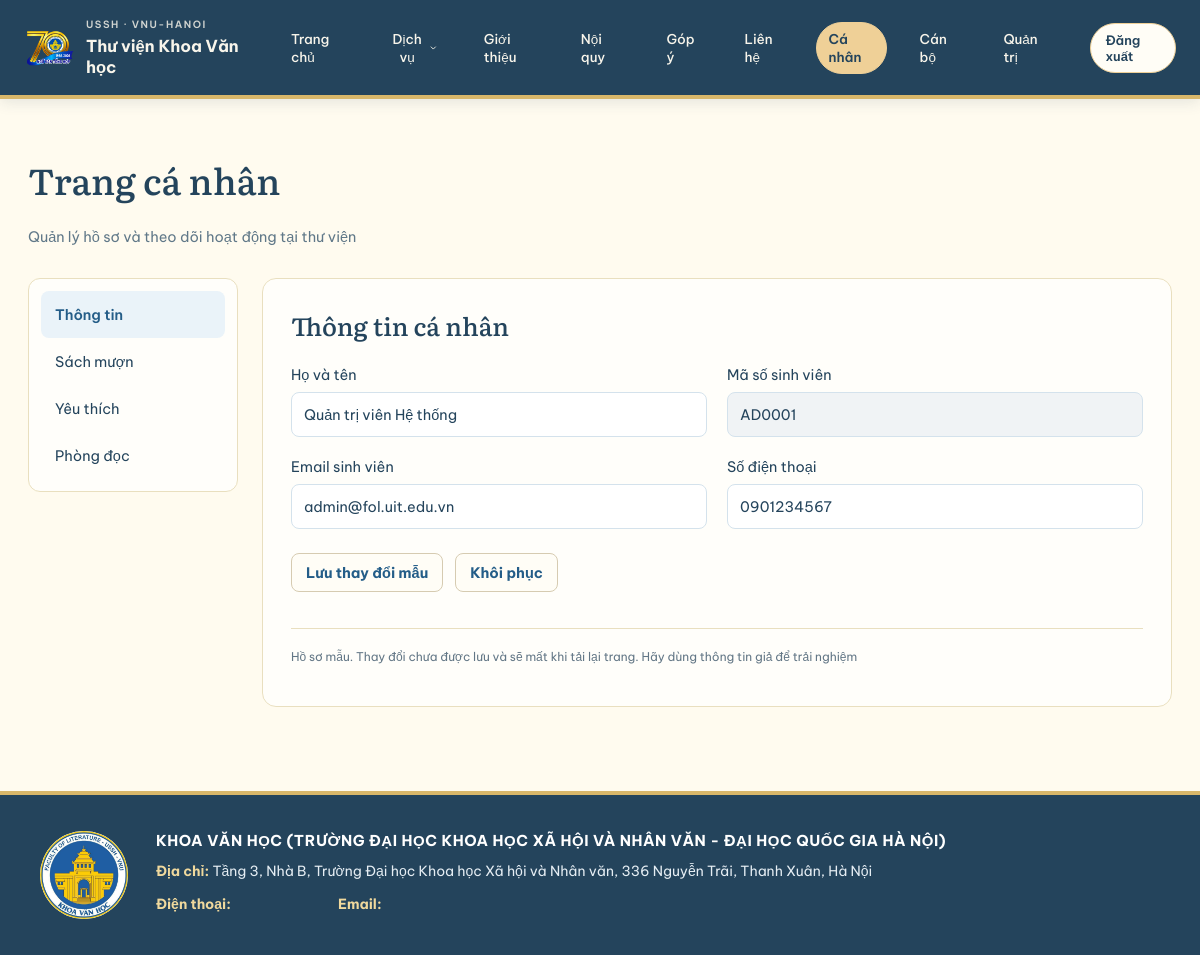
The app's page /profile (signed in) with its own data.
### tables this page shows
CREATE TABLE IF NOT EXISTS `tai_khoan` (
    `id_tai_khoan` INT AUTO_INCREMENT PRIMARY KEY,
    `id_vai_tro` INT NOT NULL,
    `email` VARCHAR(255) NOT NULL UNIQUE,
    `google_sub` VARCHAR(255) NULL UNIQUE COMMENT 'Dinh danh Google neu dang nhap Google',
    `mat_khau` VARCHAR(255) NULL COMMENT 'Password hash; NULL neu chi dung Google',
    `trang_thai` ENUM('ChoDuyet', 'HoatDong', 'Khoa') NOT NULL DEFAULT 'ChoDuyet',
    `created_at` DATETIME NOT NULL DEFAULT CURRENT_TIMESTAMP,
    `updated_at` DATETIME NULL DEFAULT CURRENT_TIMESTAMP ON UPDATE CURRENT_TIMESTAMP,
    CONSTRAINT `fk_1` FOREIGN KEY (`id_vai_tro`) REFERENCES `vai_tro` (`id_vai_tro`) ON DELETE NO ACTION ON UPDATE NO ACTION
);

CREATE TABLE IF NOT EXISTS `ho_so_nguoi_dung` (
    `id_ho_so` INT AUTO_INCREMENT PRIMARY KEY,
    `id_tai_khoan` INT NOT NULL UNIQUE,
    `mssv` VARCHAR(255) NOT NULL UNIQUE,
    `ho_ten` VARCHAR(100) NOT NULL,
    `id_lop` INT NOT NULL,
    `gioi_tinh` VARCHAR(255) NOT NULL,
    `ngay_sinh` DATE NOT NULL,
    `so_dien_thoai` VARCHAR(20) NOT NULL,
    `anh_dai_dien` VARCHAR(255) NULL COMMENT 'mặc định sẽ là 1 ảnh nào đấy',
    `anh_the_sv` VARCHAR(255) NULL COMMENT 'Đường dẫn file ảnh thẻ sinh viên đã nén WebP',
    `ngay_gui_duyet` DATETIME NULL COMMENT 'Thời điểm sinh viên gửi hồ sơ chờ duyệt',
    `ghi_chu_duyet` VARCHAR(255) NULL COMMENT 'Lý do từ chối hoặc ghi chú yêu cầu chụp lại thẻ',
    CONSTRAINT `fk_52` FOREIGN KEY (`id_tai_khoan`) REFERENCES `tai_khoan` (`id_tai_khoan`) ON DELETE CASCADE ON UPDATE CASCADE,
    CONSTRAINT `fk_44` FOREIGN KEY (`id_lop`) REFERENCES `id_lop` (`id_lop`) ON DELETE NO ACTION ON UPDATE NO ACTION
);

### resources/views/profile/index.php (the view, shortened to what the rows shown need)
<?php
$authUser = \App\Core\Session::getAuthUser();
$student = [
    'name' => $authUser['ho_ten'] ?? 'Sinh viên Văn khoa',
    'code' => $authUser['mssv'] ?? ('SV' . str_pad((string)($authUser['id_tai_khoan'] ?? 1), 6, '0', STR_PAD_LEFT)),
    'email' => $authUser['email'] ?? 'student@gm.uit.edu.vn',
    'phone' => $authUser['so_dien_thoai'] ?? '',
    'major' => $authUser['ten_nganh'] ?? 'Văn học',
];
?>
<!DOCTYPE html>
<html lang="vi">
<head>
    <link rel="stylesheet" href='/assets/css/base.css'>
    <link rel="stylesheet" href='/assets/css/home.css'>
    <link rel="stylesheet" href='/assets/css/books.css'>
    <link rel="stylesheet" href='/assets/css/profile.css'>
    <link rel="stylesheet" href='/assets/css/70years.css'>
    <link rel="stylesheet" href="/assets/css/footer.css">
</head>
<body>
    <main class="page">
        <section class="profile-intro">
            <h1>Trang cá nhân</h1>
        </section>
        <div class="profile-layout">
            <div>
                <section
                    class="profile-panel"
                    id="panel-information"
                    aria-labelledby="information-title"
                >
                    <h2 id="information-title">Thông tin cá nhân</h2>
                    <form id="profile-form">
                        <div class="profile-fields">
                            <div>
                                <label for="profile-name">Họ và tên</label>
                                <input
                                    id="profile-name"
                                    type="text"
                                    maxlength="100"
                                    value="<?= htmlspecialchars($student['name'], ENT_QUOTES, 'UTF-8') ?>"
                                    required
                                >
                            </div>
                            <div>
                                <label for="profile-code">Mã số sinh viên</label>
                                <input
                                    id="profile-code"
                                    type="text"
                                    value="<?= htmlspecialchars($student['code'], ENT_QUOTES, 'UTF-8') ?>"
                                    readonly
                                >
                            </div>
                            <div>
                                <label for="profile-email">Email sinh viên</label>
                                <input
                                    id="profile-email"
                                    type="email"
                                    value="<?= htmlspecialchars($student['email'], ENT_QUOTES, 'UTF-8') ?>"
                                    required
                                >
                            </div>
                            <div>
                                <label for="profile-phone">Số điện thoại</label>
                                <input
                                    id="profile-phone"
                                    type="tel"
                                    maxlength="20"
                                    value="<?= htmlspecialchars($student['phone'], ENT_QUOTES, 'UTF-8') ?>"
                                >
                            </div>
                        </div>
                    </form>
                </section>
            </div>
        </div>
    </main>
<?php require __DIR__ . '/../partials/footer.php'; ?>
</body>
</html>

### records on screen
tai_khoan: ho_ten "Quản trị viên Hệ thống", mssv "AD0001", email "admin@fol.uit.edu.vn", so_dien_thoai "0901234567"

### other values on screen
$label "Thông tin"
$label "Sách mượn"
$label "Yêu thích"
$label "Phòng đọc"
